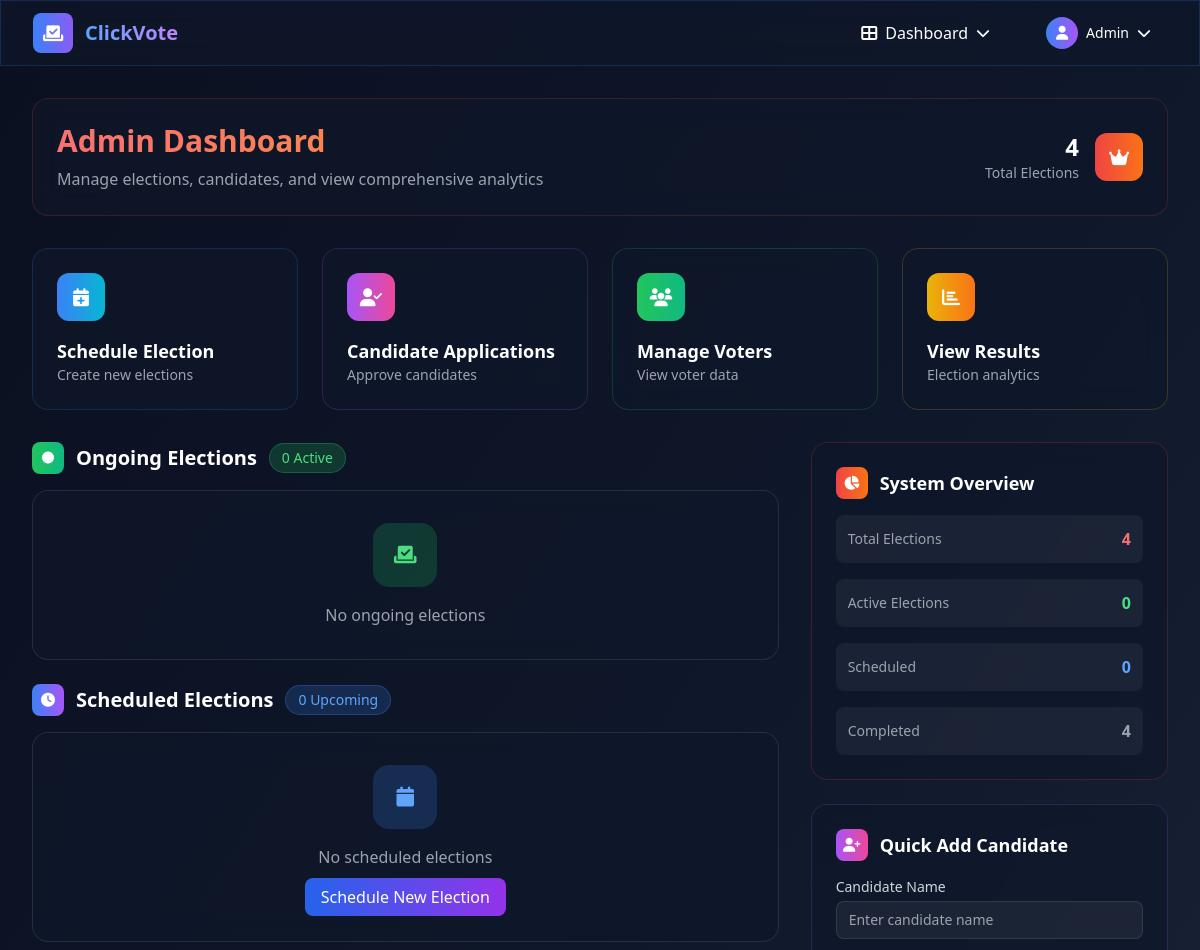
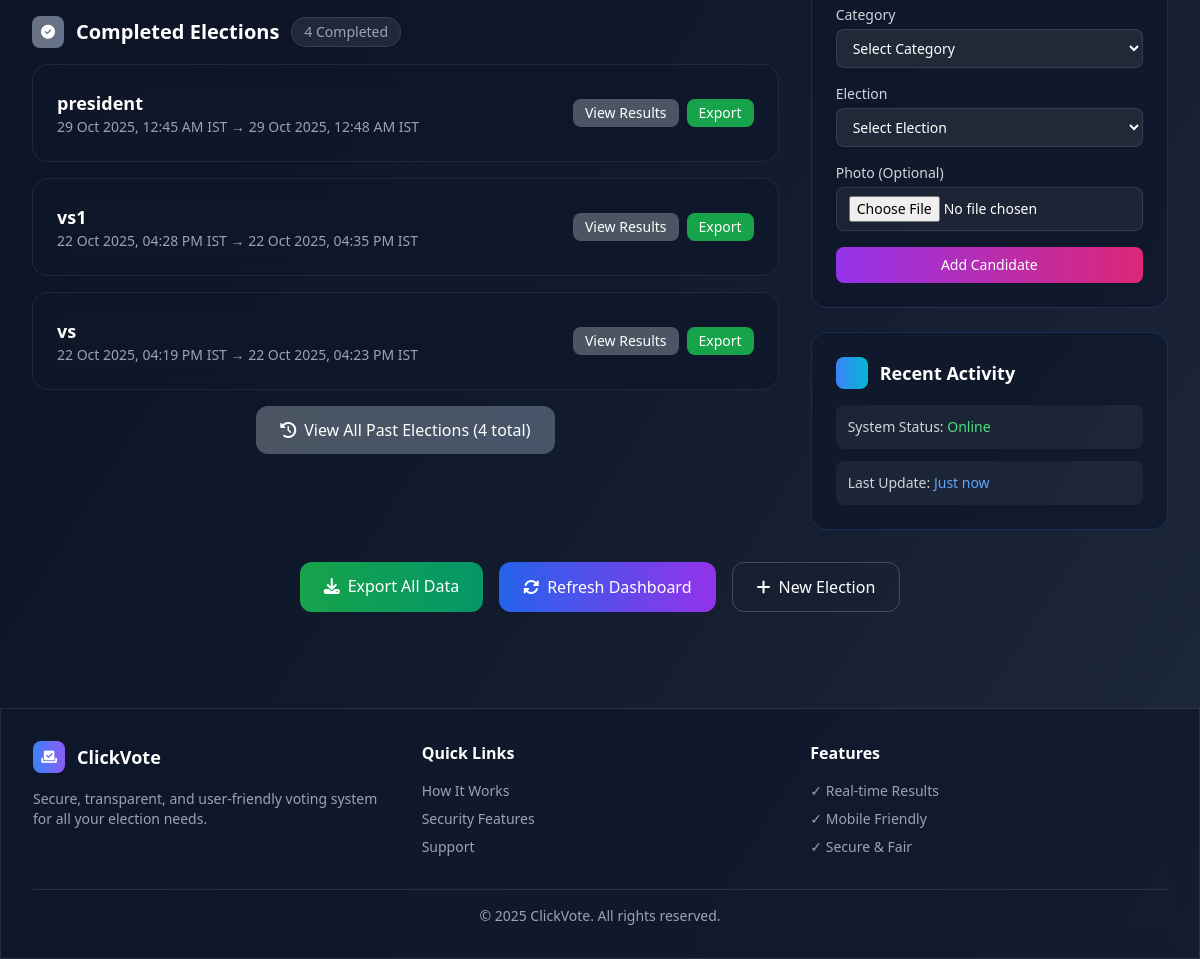
Page /admin (signed in) on the earlier database version (2 pictures, top to bottom).
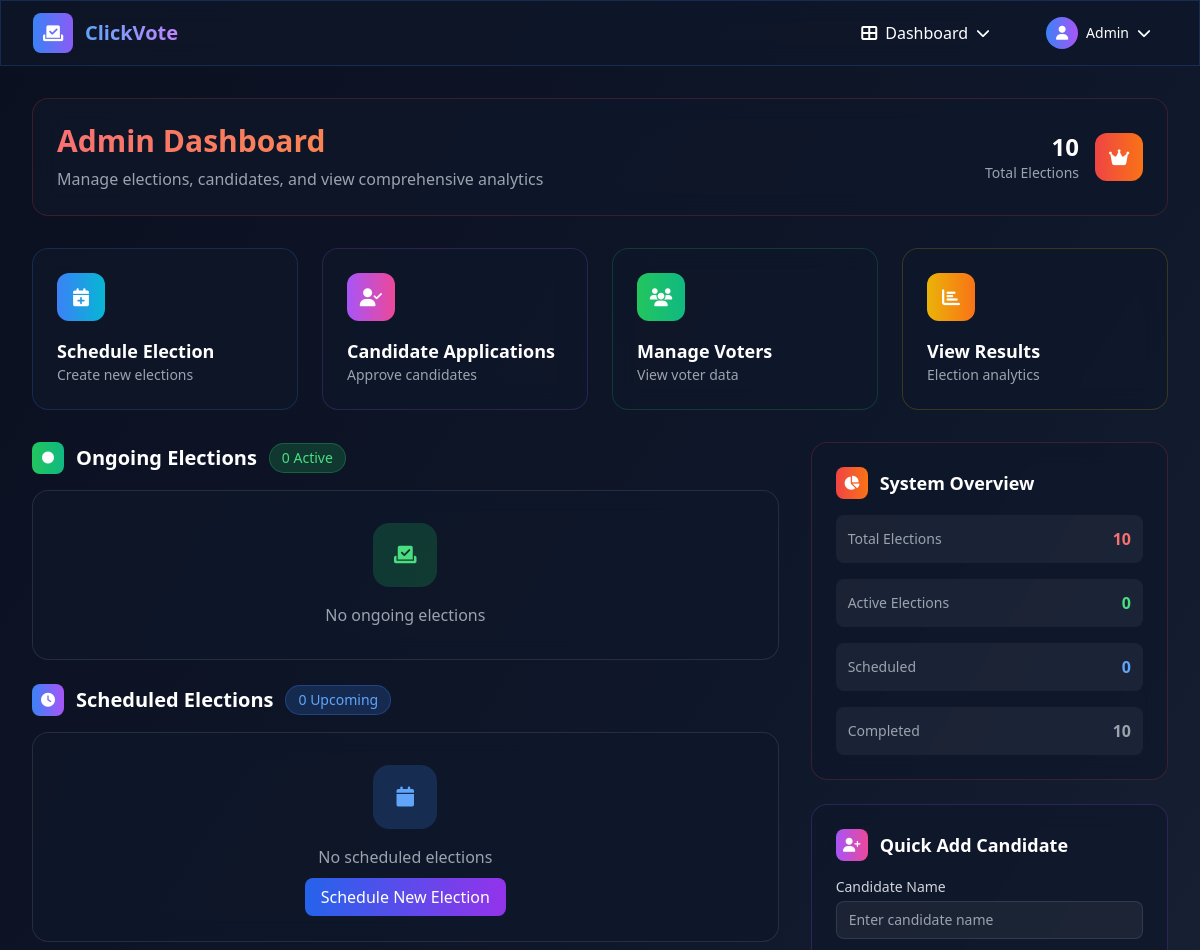
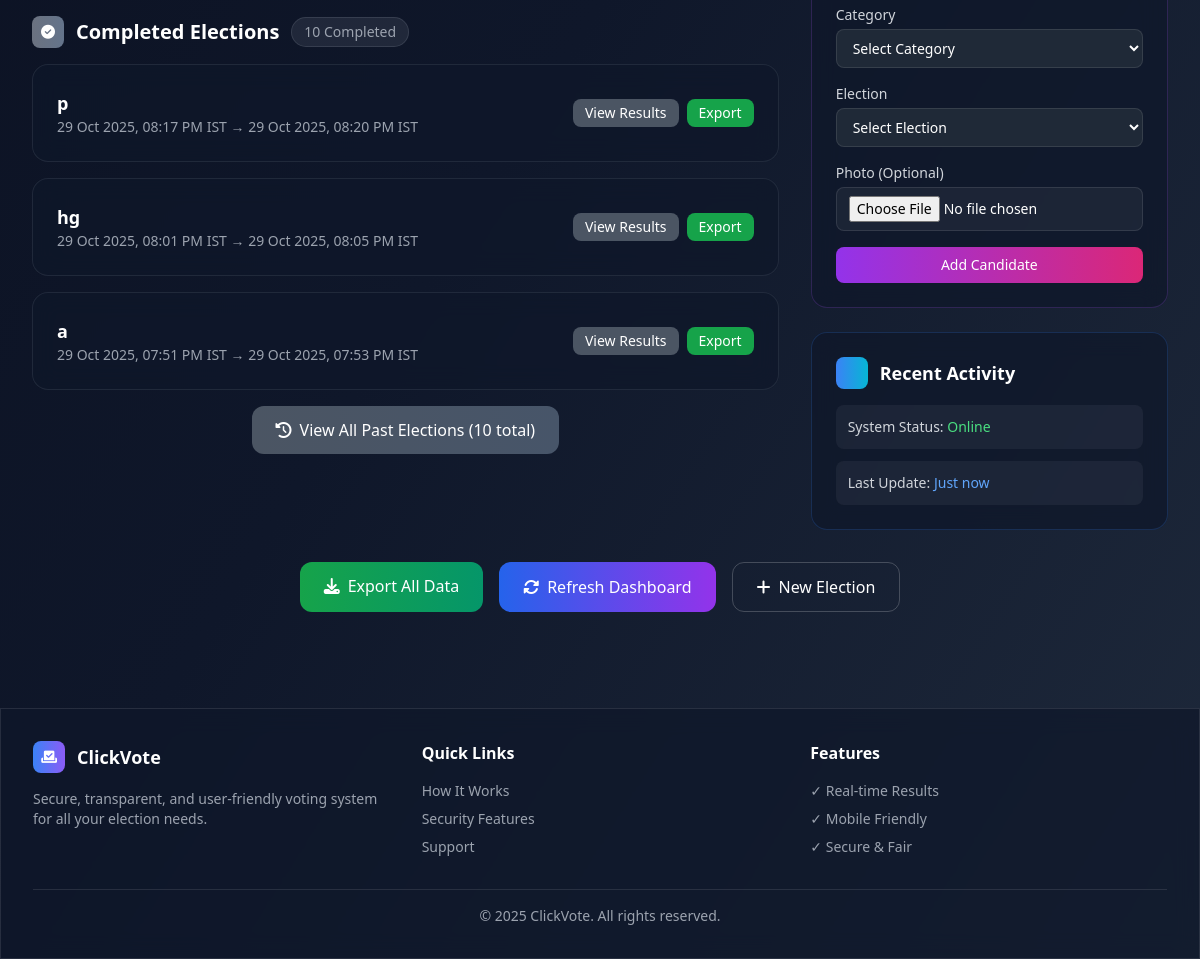
Same page on the later database version (2 pictures, top to bottom).
### tables this page shows
CREATE TABLE elections (
                id INTEGER PRIMARY KEY AUTOINCREMENT,
                title TEXT,
                category TEXT,
                start_time TEXT NOT NULL,
                end_time TEXT NOT NULL,
                created_by INTEGER,
                candidate_limit INTEGER DEFAULT 10,
                status TEXT DEFAULT 'active',
                cancelled_at TEXT,
                cancelled_by INTEGER,
                created_at TIMESTAMP DEFAULT CURRENT_TIMESTAMP, paused_at TEXT, paused_by INTEGER, resumed_at TEXT, resumed_by INTEGER,
                FOREIGN KEY (created_by) REFERENCES users (id)
            );

### app.py (the view)
@app.route("/admin")
@login_required(role="admin")
def admin():
    rows = query("SELECT * FROM elections ORDER BY start_time DESC")
    ongoing, scheduled, ended = classify_elections(rows)
    return render_template("admin.html", ongoing=ongoing, scheduled=scheduled, ended=ended, elections=rows)

### app.py (called while the page is built)
def get_db():
    conn = sqlite3.connect('voting.db', timeout=30)
    conn.row_factory = sqlite3.Row
    return conn

def exec_sql(sql, args=(), fetch=False, one=False):
    db = get_db()
    cur = db.execute(sql, args)
    if fetch:
        rows = cur.fetchall()
        cur.close()
        return rows[0] if one and rows else rows
    else:
        db.commit()
        last = cur.lastrowid
        cur.close()
        return last

def query(sql, args=(), one=False):
    return exec_sql(sql, args, fetch=True, one=one)

def login_required(role=None):
    def deco(f):
        @wraps(f)
        def wrap(*args, **kwargs):
            if "user_id" not in session:
                flash("Please login first.", "warn")
                return redirect(url_for("login"))
            if role and session.get("role") != role:
                flash("Not authorized.", "error")
                return redirect(url_for("index"))
            return f(*args, **kwargs)
        return wrap
    return deco

def now_utc():
    return datetime.now(timezone.utc)

### templates/admin.html (shortened to what the changed rows need)
{% extends "base.html" %}
{% block content %}
<div class="mb-8">
  <div class="glass-effect rounded-2xl p-6 border border-red-500/20">
    <div class="flex items-center justify-between">
      <div>
        <h1 class="text-3xl font-bold bg-gradient-to-r from-red-400 to-orange-400 bg-clip-text text-transparent mb-2">
        </h1>
      </div>
      <div class="flex items-center space-x-4">
        <div class="text-right">
          <div class="text-2xl font-bold text-white">{{ elections|length }}</div>
          <div class="text-sm text-gray-400">Total Elections</div>
        </div>
      </div>
    </div>
  </div>
</div>
<div class="grid lg:grid-cols-3 gap-8">
  <div class="lg:col-span-2 space-y-6">
    <div>
      <div class="flex items-center space-x-3 mb-4">
        <h2 class="text-xl font-bold text-white">Ongoing Elections</h2>
      </div>
    </div>
    <div>
      <div class="flex items-center space-x-3 mb-4">
        <h2 class="text-xl font-bold text-white">Scheduled Elections</h2>
      </div>
    </div>
    <div>
      <div class="flex items-center space-x-3 mb-4">
        <div class="w-8 h-8 bg-gradient-to-r from-gray-500 to-slate-500 rounded-lg flex items-center justify-center">
          <i class="fas fa-check-circle text-white text-sm"></i>
        </div>
        <h2 class="text-xl font-bold text-white">Completed Elections</h2>
        <div class="px-3 py-1 bg-gray-500/20 rounded-full text-gray-400 text-sm font-medium border border-gray-500/30">
          {{ ended|length }} Completed
        </div>
      </div>
      {% for e in ended[:3] %}
      <div class="glass-effect rounded-2xl p-6 border border-gray-500/20 mb-4">
        <div class="flex items-center justify-between">
          <div>
            <h3 class="text-lg font-bold text-white">{{ e.title or e.category }}</h3>
            <p class="text-gray-400 text-sm">{{ e.start_time|istfmt }} → {{ e.end_time|istfmt }}</p>
          </div>
          <div class="flex items-center space-x-2">
            <a href="{{ url_for('results', election_id=e.id) }}" class="px-3 py-1 bg-gray-600 hover:bg-gray-700 rounded-lg text-white text-sm transition-colors">
              View Results
            </a>
            <a href="{{ url_for('export_excel') }}" class="px-3 py-1 bg-green-600 hover:bg-green-700 rounded-lg text-white text-sm transition-colors">
              Export
            </a>
          </div>
        </div>
      </div>
      {% endfor %}
      {% if ended|length > 3 %}
      <div class="mt-4 text-center">
        <a href="{{ url_for('past_elections') }}" class="inline-flex items-center px-6 py-3 bg-gradient-to-r from-gray-600 to-slate-600 hover:from-gray-700 hover:to-slate-700 rounded-xl font-medium transition-all duration-300 transform hover:scale-105">
          <i class="fas fa-history mr-2"></i>
          View All Past Elections ({{ ended|length }} total)
        </a>
      </div>
      {% endif %}
    </div>
  </div>
  <div class="space-y-6">
    <div class="glass-effect rounded-2xl p-6 border border-red-500/20">
      <div class="space-y-4">
        <div class="flex items-center justify-between p-3 bg-white/5 rounded-lg">
          <span class="text-gray-400 text-sm">Total Elections</span>
          <span class="font-bold text-red-400">{{ elections|length }}</span>
        </div>
        <div class="flex items-center justify-between p-3 bg-white/5 rounded-lg">
          <span class="text-gray-400 text-sm">Completed</span>
          <span class="font-bold text-gray-400">{{ ended|length }}</span>
        </div>
      </div>
    </div>
  </div>
</div>
{% endblock %}

Differences in the rows shown:
no longer on this page (row unchanged): elections: title "president", start_time|istfmt "29 Oct 2025, 12:45 AM IST", end_time|istfmt "29 Oct 2025, 12:48 AM IST"
no longer on this page (row unchanged): elections: title "vs1", start_time|istfmt "22 Oct 2025, 04:28 PM IST", end_time|istfmt "22 Oct 2025, 04:35 PM IST"
no longer on this page (row unchanged): elections: title "vs", start_time|istfmt "22 Oct 2025, 04:19 PM IST", end_time|istfmt "22 Oct 2025, 04:23 PM IST"
added elections: title "p", start_time|istfmt "29 Oct 2025, 08:17 PM IST", end_time|istfmt "29 Oct 2025, 08:20 PM IST"
added elections: title "hg", start_time|istfmt "29 Oct 2025, 08:01 PM IST", end_time|istfmt "29 Oct 2025, 08:05 PM IST"
added elections: title "a", start_time|istfmt "29 Oct 2025, 07:51 PM IST", end_time|istfmt "29 Oct 2025, 07:53 PM IST"
Other differences:
{{ elections|length }}: "4" → "10"
{{ ended|length }}: "4" → "10"
